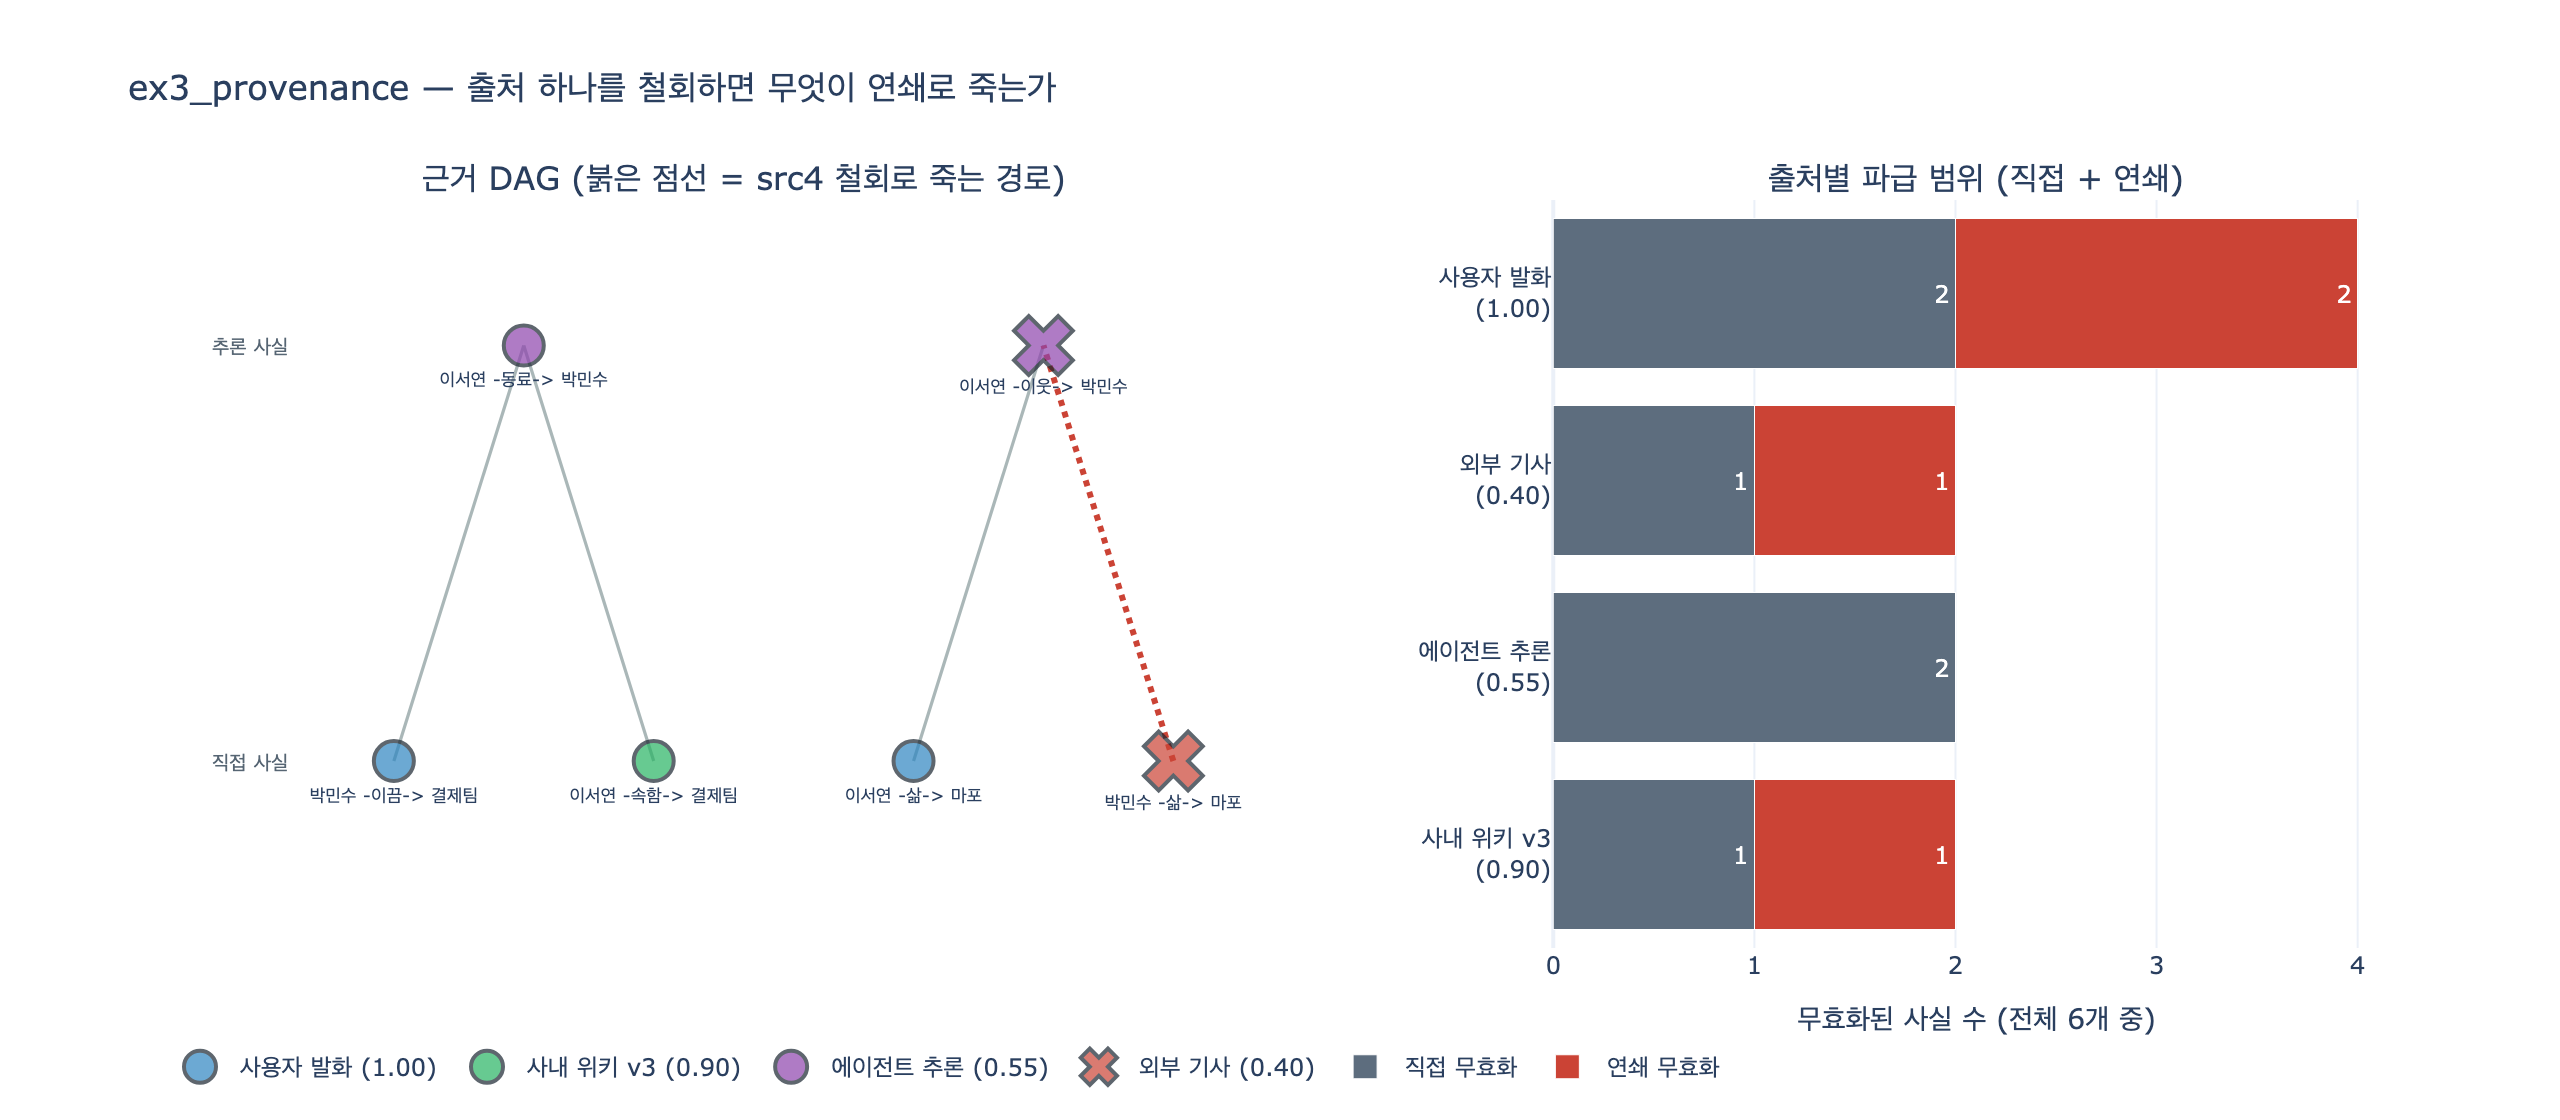

Write the Python code that produced this figure.
# %% [markdown]
# # ex3_provenance.py 재현 — 출처 하나를 철회하면 무엇이 무너지는가
#
# 28.3절 「어디서 온 사실인가」의 `ex3_provenance.py`를 kuzu 없이
# **순수 파이썬 자료구조**로 재현한다.
#
# 핵심 구조는 두 개다.
#
# - `SOURCES` / `FACTS` — 모든 엣지가 **출처(source)** 를 하나씩 달고 있다
# - `DERIVED_FROM` — 추론된 사실이 **어떤 사실에 기댔는지**를 적어 둔 근거 DAG
#
# 사실 집합을 $F$, 근거 함수를 $B: F \to 2^{F}$ 라 두면 추론 사실 $f$ 가 살아 있을 조건은
#
# $$\mathrm{alive}(f) \iff \mathrm{alive}(\mathrm{src}(f)) \;\wedge\; \bigwedge_{b \in B(f)} \mathrm{alive}(b)$$
#
# 즉 **논리곱(AND)** 이다. 근거 중 하나만 죽어도 $f$ 는 죽는다.
# 이것이 진리 유지 시스템(truth maintenance)의 justification 이고,
# 출처 철회는 이 조건을 따라 그래프를 거슬러 **연쇄 무효화**된다.
#
# 필요 패키지: plotly, kaleido (없으면 시각화 셀만 건너뛰면 된다. 계산 셀은 표준 라이브러리만 쓴다)

# %%
def _show(fig):
    try:
        from IPython import get_ipython
        if get_ipython() is not None:
            fig.show()
    except ImportError:
        pass


# 출처: id -> (이름, 날짜, 신뢰도)
SOURCES = {
    "src1": ("사용자 발화", "2026-05-01", 1.00),
    "src2": ("사내 위키 v3", "2026-04-20", 0.90),
    "src3": ("에이전트 추론", "2026-05-02", 0.55),
    "src4": ("외부 기사", "2026-03-11", 0.40),
}

# 사실: (주어, 관계, 목적어, 출처)
FACTS = [
    ("박민수", "이끔", "결제팀", "src1"),
    ("이서연", "속함", "결제팀", "src2"),
    ("이서연", "삶", "마포", "src1"),
    ("박민수", "삶", "마포", "src4"),      # 외부 기사에서 왔다
    ("이서연", "동료", "박민수", "src3"),  # 위 둘에서 «추론»된 것
    ("이서연", "이웃", "박민수", "src3"),  # 이것도 추론
]

# 추론된 사실이 어떤 사실에 기대고 있는지 (근거 DAG의 엣지)
DERIVED_FROM = {
    ("이서연", "동료", "박민수"): [("이서연", "속함", "결제팀"),
                                   ("박민수", "이끔", "결제팀")],
    ("이서연", "이웃", "박민수"): [("이서연", "삶", "마포"),
                                   ("박민수", "삶", "마포")],
}

SRC_OF = {(s, k, o): src for s, k, o, src in FACTS}
ALL_FACTS = [(s, k, o) for s, k, o, _ in FACTS]


def fmt(f):
    return f"{f[0]} -{f[1]}-> {f[2]}"


print(f"사실 {len(ALL_FACTS)}개, 출처 {len(SOURCES)}개, 추론 사실 {len(DERIVED_FROM)}개")
for f in ALL_FACTS:
    src = SRC_OF[f]
    tag = "추론" if f in DERIVED_FROM else "직접"
    print(f"  {fmt(f):<24} 출처 {SOURCES[src][0]:<12} 신뢰 {SOURCES[src][2]:.2f}  [{tag}]")

# 출력:
# 사실 6개, 출처 4개, 추론 사실 2개
#   박민수 -이끔-> 결제팀          출처 사용자 발화       신뢰 1.00  [직접]
#   이서연 -속함-> 결제팀          출처 사내 위키 v3      신뢰 0.90  [직접]
#   이서연 -삶-> 마포              출처 사용자 발화       신뢰 1.00  [직접]
#   박민수 -삶-> 마포              출처 외부 기사         신뢰 0.40  [직접]
#   이서연 -동료-> 박민수          출처 에이전트 추론     신뢰 0.55  [추론]
#   이서연 -이웃-> 박민수          출처 에이전트 추론     신뢰 0.55  [추론]

# %% [markdown]
# ## 1. 연쇄 철회 — 부동점(fixed point)까지 반복
#
# `ex3_provenance.py`의 `retract()`는 `while changed:` 루프로
# 「더 이상 죽는 게 없을 때까지」 반복한다. 즉 부동점 계산이다.
#
# 1. 그 출처를 단 엣지를 전부 `alive=false` (**직접** 사망)
# 2. 살아 있는 추론 사실 중 근거가 하나라도 죽은 것을 죽인다 (**연쇄** 사망)
# 3. 2에서 뭐라도 죽었으면 다시 2로 (추론이 추론에 기댈 수 있으므로)
#
# 원본은 kuzu 쿼리로 하지만 여기서는 `alive` 딕셔너리 하나로 같은 일을 한다.

# %%
def retract(src_to_kill, facts=ALL_FACTS, verbose=False):
    """출처 하나를 철회하고 (직접 사망, 연쇄 사망) 목록을 돌려준다."""
    alive = {f: True for f in facts}
    direct, cascaded = [], []

    # 1) 직접 사망 — 그 출처를 단 엣지
    for f in facts:
        if SRC_OF[f] == src_to_kill:
            alive[f] = False
            direct.append(f)

    # 2~3) 근거가 죽은 추론을 부동점까지 연쇄로 죽인다
    round_no = 0
    changed = True
    while changed:
        changed = False
        round_no += 1
        for derived, bases in DERIVED_FROM.items():
            if not alive.get(derived, False):
                continue
            for b in bases:
                if not alive.get(b, False):
                    alive[derived] = False
                    cascaded.append(derived)
                    changed = True
                    if verbose:
                        print(f"    라운드 {round_no}: {fmt(derived)} "
                              f"← 근거 {fmt(b)} 가 죽음")
                    break
    return direct, cascaded, alive


print("외부 기사(src4)가 오보로 밝혀져 철회한다.\n")
direct, cascaded, alive4 = retract("src4", verbose=True)
for f in direct:
    print(f"  죽임: {fmt(f):<24} (직접)")
for f in cascaded:
    print(f"  죽임: {fmt(f):<24} (연쇄)")

print("\n철회 뒤 살아 있는 사실:")
for f in ALL_FACTS:
    if alive4[f]:
        print(f"  {fmt(f):<24} 출처 {SOURCES[SRC_OF[f]][0]}")

print(f"\n엣지 1개를 지웠는데 {len(direct) + len(cascaded)}개가 사라졌다.")

# 출력:
# 외부 기사(src4)가 오보로 밝혀져 철회한다.
#
#     라운드 1: 이서연 -이웃-> 박민수 ← 근거 박민수 -삶-> 마포 가 죽음
#   죽임: 박민수 -삶-> 마포          (직접)
#   죽임: 이서연 -이웃-> 박민수      (연쇄)
#
# 철회 뒤 살아 있는 사실:
#   박민수 -이끔-> 결제팀          출처 사용자 발화
#   이서연 -속함-> 결제팀          출처 사내 위키 v3
#   이서연 -삶-> 마포              출처 사용자 발화
#   이서연 -동료-> 박민수          출처 에이전트 추론
#
# 엣지 1개를 지웠는데 2개가 사라졌다.

# %% [markdown]
# 답이 이것이다. **오보인 「박민수가 마포에 산다」를 철회하니 「이웃이다」도 같이 무너진다.**
#
# 「동료다」는 살아남는다. 그것은 src1·src2에 기대고 있어서 src4와 무관하기 때문이다.
# 근거를 적어 두지 않았다면 이 구분을 할 수 없다 — 오보를 지워도 「이웃이다」는
# 어디서 왔는지 아무도 모르는 사실로 그래프에 남는다.

# %% [markdown]
# ## 2. 출처별 파급 범위 비교
#
# 출처 $s$ 의 파급(blast radius)을
#
# $$\mathrm{blast}(s) = \bigl|\{f \in F : \neg\mathrm{alive}(f) \text{ after retracting } s\}\bigr|$$
#
# 로 정의하고 네 출처를 각각 철회해 본다. 파급이 큰 출처일수록
# **그래프의 신뢰도를 지배**한다 — 신뢰도 0.40짜리 외부 기사가
# 자기 엣지 하나보다 더 넓은 범위를 무너뜨린다면 그건 위험 신호다.

# %%
rows = []
for src in SOURCES:
    d, c, _ = retract(src)
    rows.append({
        "src": src,
        "name": SOURCES[src][0],
        "conf": SOURCES[src][2],
        "direct": len(d),
        "cascade": len(c),
        "total": len(d) + len(c),
        "amp": (len(d) + len(c)) / len(d) if d else 0.0,
        "killed": [fmt(x) for x in d + c],
    })

print(f"{'출처':<14}{'신뢰':>6}{'직접':>6}{'연쇄':>6}{'합계':>6}{'증폭':>7}  무효화된 사실")
print("-" * 92)
for r in sorted(rows, key=lambda x: -x["total"]):
    print(f"{r['name']:<14}{r['conf']:>6.2f}{r['direct']:>6}{r['cascade']:>6}"
          f"{r['total']:>6}{r['amp']:>7.1f}x  {', '.join(r['killed'])}")

# 출력:
# 출처              신뢰  직접  연쇄  합계     증폭  무효화된 사실
# --------------------------------------------------------------------------------------------
# 사용자 발화        1.00     2     2     4    2.0x  박민수 -이끔-> 결제팀, 이서연 -삶-> 마포, 이서연 -동료-> 박민수, 이서연 -이웃-> 박민수
# 사내 위키 v3       0.90     1     1     2    2.0x  이서연 -속함-> 결제팀, 이서연 -동료-> 박민수
# 에이전트 추론      0.55     2     0     2    1.0x  이서연 -동료-> 박민수, 이서연 -이웃-> 박민수
# 외부 기사          0.40     1     1     2    2.0x  박민수 -삶-> 마포, 이서연 -이웃-> 박민수

# %% [markdown]
# 읽는 법이 세 가지다.
#
# - **사용자 발화(src1)** 는 직접 2 + 연쇄 2 = 4개, 전체 6개 중 3분의 2를 무너뜨린다.
#   신뢰도 1.00인 출처가 그래프의 등뼈다. 이것이 흔들리면 그래프가 흔들린다.
# - **에이전트 추론(src3)** 은 증폭이 1.0배다. 잎(leaf)이라 아무도 그것에 기대지 않는다.
#   지금은 그렇다 — 추론 위에 또 추론을 쌓기 시작하면 이 숫자가 올라간다.
# - **외부 기사(src4)** 는 신뢰도 0.40인데 증폭이 2.0배다.
#   *제일 약한 출처가 자기 몫보다 넓게 퍼져 있다.* 28장이 경고하는 상황이다.
#
# 추론 결과의 신뢰도는 근거 중 가장 약한 것을 넘을 수 없다:
#
# $$\mathrm{conf}(f) \le \min_{b \in B(f)} \mathrm{conf}(b)$$

# %%
print(f"{'추론 사실':<22}{'선언된 신뢰':>12}{'근거 최소':>10}  근거")
print("-" * 78)
for d, bases in DERIVED_FROM.items():
    declared = SOURCES[SRC_OF[d]][2]
    weakest = min(SOURCES[SRC_OF[b]][2] for b in bases)
    flag = "  ← 과대평가" if declared > weakest else ""
    print(f"{fmt(d):<22}{declared:>12.2f}{weakest:>10.2f}  "
          f"{' + '.join(fmt(b) for b in bases)}{flag}")

# 출력:
# 추론 사실                   선언된 신뢰    근거 최소  근거
# ------------------------------------------------------------------------------
# 이서연 -동료-> 박민수              0.55      0.90  이서연 -속함-> 결제팀 + 박민수 -이끔-> 결제팀
# 이서연 -이웃-> 박민수              0.55      0.40  이서연 -삶-> 마포 + 박민수 -삶-> 마포  ← 과대평가

# %% [markdown]
# 「이웃이다」는 0.55로 적혀 있는데 근거 중 제일 약한 것이 0.40이다.
# 선언된 신뢰가 근거보다 높다 — **철회되기 전에 이미 과대평가돼 있었다.**
# 출처를 달아 두면 철회를 기다리지 않고 이 불일치를 미리 잡을 수 있다.

# %% [markdown]
# ## 3. 시각화 — 근거 DAG와 출처별 파급 범위

# %%
import plotly.graph_objects as go
from plotly.subplots import make_subplots

SRC_COLOR = {"src1": "#2E86C1", "src2": "#28B463", "src3": "#8E44AD", "src4": "#CB4335"}

# 근거 DAG 좌표: 아래 = 직접 사실(출처에서 옴), 위 = 추론 사실
POS = {
    ("박민수", "이끔", "결제팀"): (0.0, 0.0),
    ("이서연", "속함", "결제팀"): (1.0, 0.0),
    ("이서연", "삶", "마포"): (2.0, 0.0),
    ("박민수", "삶", "마포"): (3.0, 0.0),
    ("이서연", "동료", "박민수"): (0.5, 1.0),
    ("이서연", "이웃", "박민수"): (2.5, 1.0),
}

fig = make_subplots(
    rows=1, cols=2,
    column_widths=[0.58, 0.42],
    subplot_titles=("근거 DAG (붉은 점선 = src4 철회로 죽는 경로)",
                    "출처별 파급 범위 (직접 + 연쇄)"),
    specs=[[{"type": "scatter"}, {"type": "bar"}]],
)

# --- 왼쪽: 근거 DAG ---
dead4 = {f for f in ALL_FACTS if not alive4[f]}
for derived, bases in DERIVED_FROM.items():
    for b in bases:
        x0, y0 = POS[b]
        x1, y1 = POS[derived]
        broken = b in dead4
        fig.add_trace(go.Scatter(
            x=[x0, x1], y=[y0, y1], mode="lines",
            line=dict(color="#CB4335" if broken else "#AAB7B8",
                      width=3 if broken else 1.6,
                      dash="dot" if broken else "solid"),
            hoverinfo="skip", showlegend=False), row=1, col=1)

for src in SOURCES:
    mine = [f for f in ALL_FACTS if SRC_OF[f] == src]
    fig.add_trace(go.Scatter(
        x=[POS[f][0] for f in mine], y=[POS[f][1] for f in mine],
        mode="markers+text",
        text=[fmt(f) for f in mine], textposition="bottom center",
        textfont=dict(size=9),
        marker=dict(size=[26 if f in dead4 else 20 for f in mine],
                    color=SRC_COLOR[src],
                    line=dict(color="#1B2631", width=2),
                    symbol=["x" if f in dead4 else "circle" for f in mine]),
        name=f"{SOURCES[src][0]} ({SOURCES[src][2]:.2f})",
        hovertext=[f"{fmt(f)}<br>출처 {SOURCES[src][0]} ({SOURCES[src][2]:.2f})"
                   f"<br>{'src4 철회 후 사망' if f in dead4 else '생존'}" for f in mine],
        hoverinfo="text", legendgroup=src), row=1, col=1)

fig.add_annotation(x=-0.55, y=0.0, text="직접 사실", showarrow=False,
                   font=dict(size=10, color="#566573"), row=1, col=1)
fig.add_annotation(x=-0.55, y=1.0, text="추론 사실", showarrow=False,
                   font=dict(size=10, color="#566573"), row=1, col=1)

# --- 오른쪽: 파급 범위 막대 ---
order = sorted(rows, key=lambda r: r["total"])
labels = [f"{r['name']}<br>({r['conf']:.2f})" for r in order]
fig.add_trace(go.Bar(
    y=labels, x=[r["direct"] for r in order], orientation="h",
    name="직접 무효화", marker_color="#5D6D7E",
    text=[r["direct"] for r in order], textposition="inside"), row=1, col=2)
fig.add_trace(go.Bar(
    y=labels, x=[r["cascade"] for r in order], orientation="h",
    name="연쇄 무효화", marker_color="#CB4335",
    text=[r["cascade"] for r in order], textposition="inside"), row=1, col=2)

fig.update_layout(
    barmode="stack",
    title="ex3_provenance — 출처 하나를 철회하면 무엇이 연쇄로 죽는가",
    height=560, width=1280, template="plotly_white",
    legend=dict(orientation="h", y=-0.12))
fig.update_xaxes(visible=False, range=[-0.9, 3.6], row=1, col=1)
fig.update_yaxes(visible=False, range=[-0.45, 1.35], row=1, col=1)
fig.update_xaxes(title_text="무효화된 사실 수 (전체 6개 중)", dtick=1, row=1, col=2)

_show(fig)

import os
_png = os.path.join(os.path.dirname(os.path.abspath(__file__))
                    if "__file__" in dir() else ".", "expy.png")
try:
    fig.write_image(_png, scale=2)
    print(f"저장: {_png}")
except Exception as e:  # kaleido 미설치 등
    print(f"이미지 저장 실패(kaleido 필요): {e}")

# 출력: 저장: .../expy.png

# %% [markdown]
# ## 정리
#
# | 물음 | 답 |
# |---|---|
# | 철회하면 무엇이 죽나 | 그 출처를 단 엣지가 **직접** 죽고, 거기 기대던 추론이 **연쇄**로 죽는다 |
# | 어떻게 아나 | `DERIVED_FROM`에 「무엇에 기댔는지」를 **추론하는 그 순간에** 적어 뒀기 때문 |
# | 언제 멈추나 | 더 죽는 게 없을 때까지(부동점). 추론이 추론에 기댈 수 있으므로 한 바퀴로는 부족 |
# | 안 적어 두면 | 오보인 줄 알아도 「이웃이다」가 남는다. 출처 불명 사실이 쌓이면 그래프 전체를 못 믿게 된다 |
#
# 그리고 예제가 스스로 다는 단서 — 이 예제는 근거를 **손으로** 적어 뒀지만,
# 실무에서는 추론할 때 그때그때 기록해야 한다. **나중에는 복원 못 한다.**
